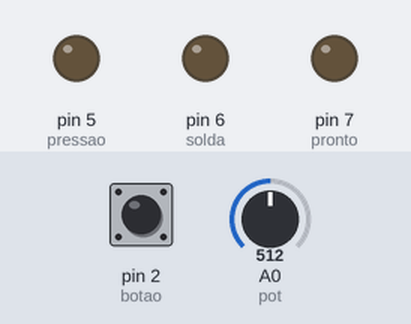
The sketch below on a simulated Arduino Uno, built with avr-gcc and run on an emulated ATmega328P. Shown: output pins drawn as LEDs (lit = HIGH). The inputs (shaded band) are chosen by the test bench; at power-on: pin 2 (botao) HIGH, A0 (pot) = 512.

Above: at 1.2 s.
1.3 s: pin 2 (botao) pulled LOW for 0.15 s
At 3.0 s:
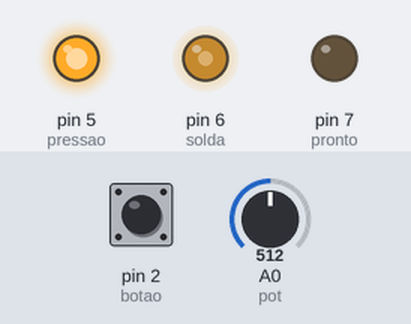
4.4 s: pin 2 (botao) pulled LOW for 3.2 s
At 9.6 s:
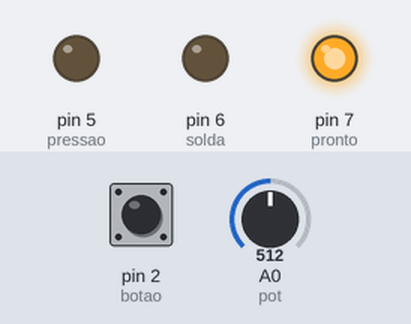
10.6 s: pin 2 (botao) pulled LOW for 1 s
At 14.04 s:
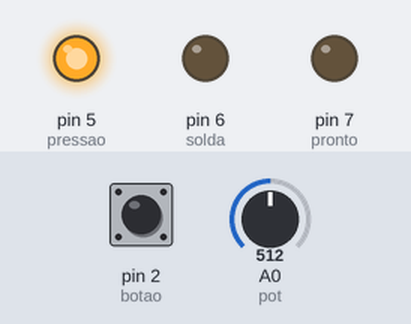
Timing chart, 0 to 17.8 s (numbered marks = the images above; inputs shaded):
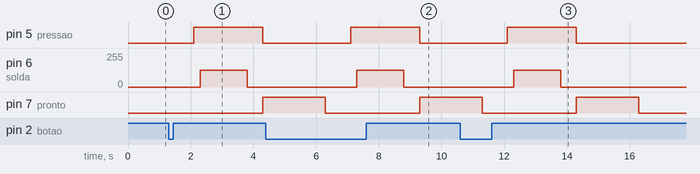

Measured:
- after the input at 1.3 s, pin 5 (pressao): LOW → HIGH after 0.80 s, → LOW 2.2 s later; pin 6 (solda): 0/255 → 127/255 after 1.0 s, → 0/255 1.5 s later; pin 7 (pronto): LOW → HIGH after 3.0 s
- after the input at 4.4 s, pin 5 (pressao): LOW → HIGH after 2.7 s, → LOW 2.2 s later; pin 6 (solda): 0/255 → 127/255 after 2.9 s, → 0/255 1.5 s later
- after the input at 10.6 s, pin 5 (pressao): LOW → HIGH after 1.5 s, → LOW 2.2 s later; pin 6 (solda): 0/255 → 127/255 after 1.7 s, → 0/255 1.5 s later

The sketch:

MaquinadeSoldaAutomatizada.ino
```cpp
const int botao = 2;
const int pot = A0;

const int pressao = 5;
const int solda = 6;
const int pronto = 7;

int etapa = 0;
unsigned long tempo = 0;

void setup() {
  pinMode(botao, INPUT_PULLUP);
  pinMode(pressao, OUTPUT);
  pinMode(solda, OUTPUT);
  pinMode(pronto, OUTPUT);
}

void loop() {
  if (digitalRead(botao) == LOW && etapa == 0) {
    etapa = 1;
    tempo = millis();
  }

  if (etapa == 1 && millis() - tempo >= 800) {
    digitalWrite(pressao, HIGH);
    etapa = 2;
    tempo = millis();
  }

  if (etapa == 2 && millis() - tempo >= 200) {
    int pwm = map(analogRead(pot), 0, 1023, 0, 255);
    analogWrite(solda, pwm);
    etapa = 3;
    tempo = millis();
  }

  if (etapa == 3 && millis() - tempo >= 1500) {
    analogWrite(solda, 0);
    etapa = 4;
    tempo = millis();
  }

  if (etapa == 4 && millis() - tempo >= 500) {
    digitalWrite(pressao, LOW);
    digitalWrite(pronto, HIGH);
    etapa = 5;
    tempo = millis();
  }

  if (etapa == 5 && millis() - tempo >= 2000) {
    digitalWrite(pronto, LOW);
    etapa = 0;
  }
}
```
